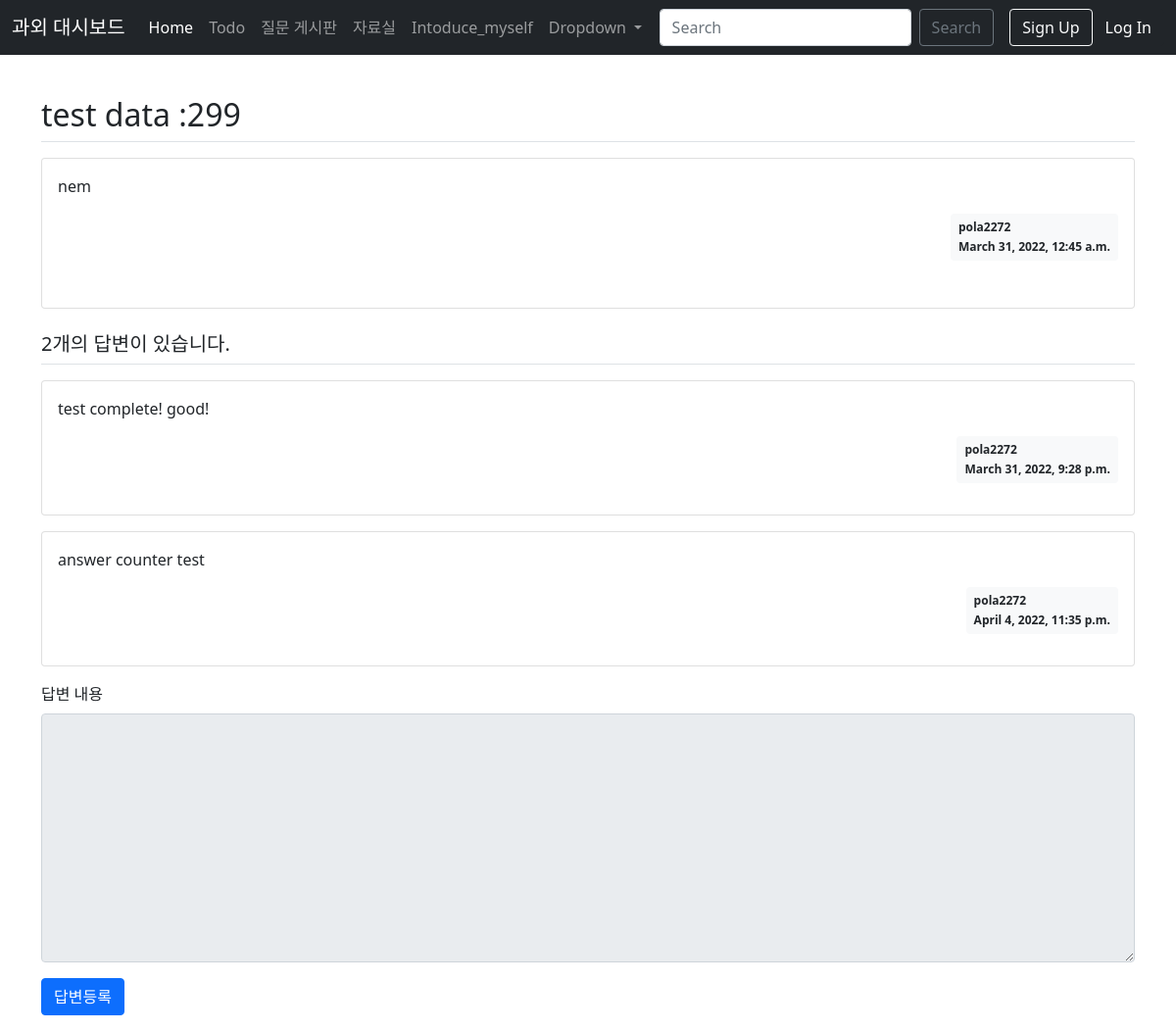
The app's page /board/305/, older data.
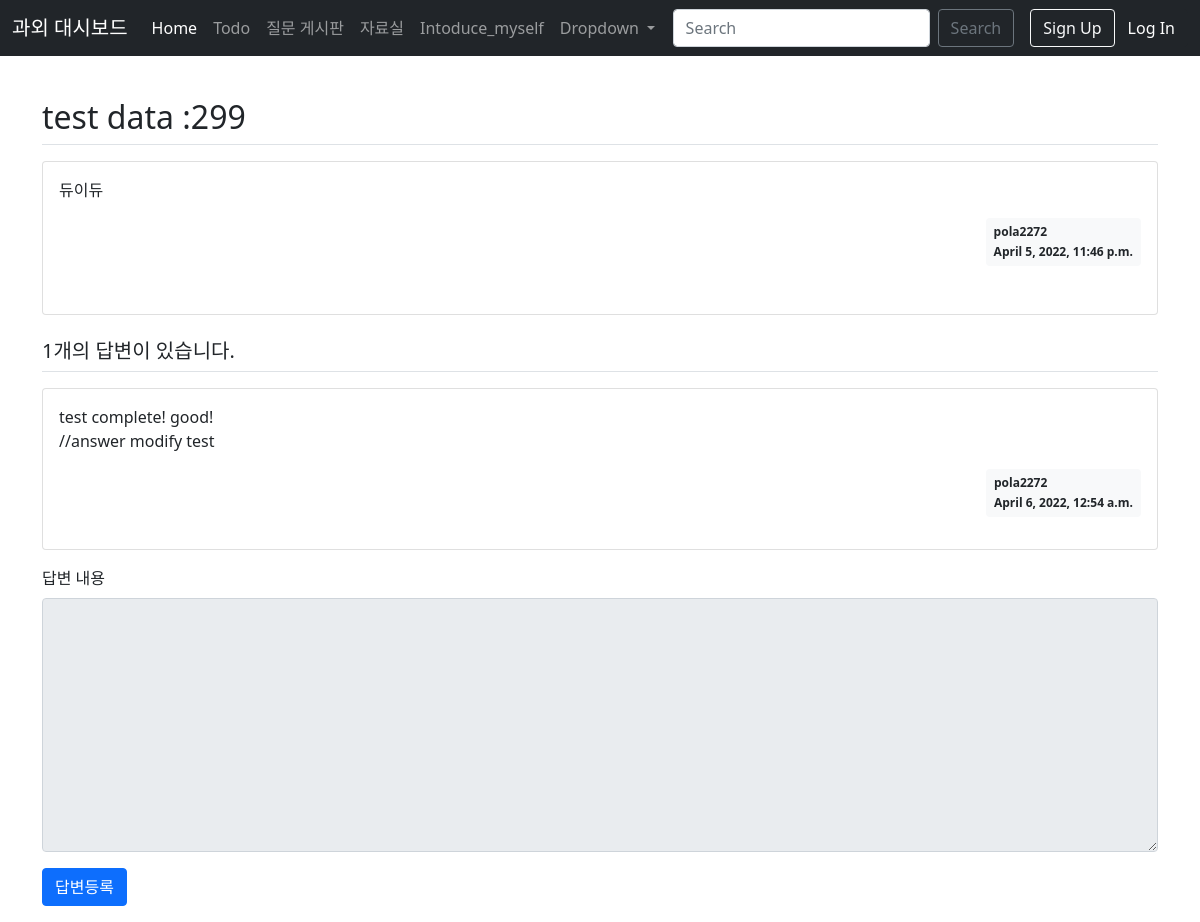
The same page, newer data.
### board/models.py (models this page shows, shortened)
class Question(models.Model):
    subject = models.CharField(max_length=200, verbose_name='질문제목')
    content = models.TextField(verbose_name='질문내용')
    create_date = models.DateTimeField(auto_now=True, verbose_name='작성일시')
    author = models.ForeignKey(User, on_delete=models.CASCADE)
    modify_date = models.DateTimeField(auto_now=True)

class Answer(models.Model):
    question = models.ForeignKey(Question, on_delete=models.CASCADE, verbose_name='답변제목')
    content = models.TextField(verbose_name='답변내용')
    create_date = models.DateTimeField(auto_now=True, verbose_name='작성일시')
    author = models.ForeignKey(User, on_delete=models.CASCADE)
    modify_date = models.DateTimeField(auto_now=True)

### board/views.py (the view)
# urls.py: path('<int:question_id>/', detail, name='detail'),
def detail(request, question_id):
    question = get_object_or_404(Question, pk=question_id)
    context = {'question': question}
    return render(request, 'board/question_detail.html', context)

### board/templatetags/board_filter.py (called while the page is built)
@register.filter
def mark(value):
    extensions = ["nl2br", "fenced_code"]
    return mark_safe(markdown.markdown(value, extensions=extensions))

### board/templates/board/question_detail.html (shortened to what this page needs)
{%extends 'base.html' %}
{% load board_filter %}
{% block content %}
<div class="container">
    <h2 class="border-bottom py-2">{{ question.subject }}</h2>
        <div class="card my-3">
            <div class="card-body">
                <div class="card-text">{{ question.content|mark }}
                </div>
                <div class="d-flex justify-content-end">
                <div class="badge bg-light text-dark p-2 text-start">
                     <div class="mb-2">{{ question.author.username }}</div>
                     <div>{{ question.create_date }}</div>
                </div>
                </div>
            </div>
</div>
    <h5 class="border-bottom my-3 py-2">{{question.answer_set.count }}개의 답변이 있습니다.</h5>
            {% for answer in question.answer_set.all %}
            <div class="card my-3">
                <div class="card-body">
                    <div class="card-text">{{ answer.content|mark }}</div>
                    <div class="d-flex justify-content-end">
                        <div class="badge bg-light text-dark p-2 text-start">
                            <div class="mb-2">{{ answer.author.username }}</div>
                            <div>{{ answer.create_date }}</div>
                        </div>
                    </div>
                </div>
            </div>
            {% endfor %}
    <form action="{% url 'board:answer_create' question.id %}" method="post" class="my-3">
    <div class="form-group">
        <label for="content" class="form-label">답변 내용</label>
        <textarea {% if not user.is_authenticated %}disabled{% endif %}
        name="content" id="content" class="form-control" rows="10"></textarea>
    </div>
    <input type="submit" value="답변등록" class="btn btn-primary pull-right mt-3">
    </form>
</div>
{% endblock %}

### templates/base.html (shortened to what this page needs)
<!DOCTYPE html>
<html lang="ko">
<head>
    <link href="https://cdn.jsdelivr.net/npm/bootstrap@5.1.3/dist/css/bootstrap.min.css" rel="stylesheet">
{% load socialaccount %}
</head>
<body style="padding-top:90px;">
    <nav class="navbar navbar-expand-lg navbar-dark bg-dark fixed-top">
        <div class="container-fluid">
          <a class="navbar-brand" href="#">과외 대시보드</a>
          <div class="collapse navbar-collapse" id="navbarSupportedContent">
            <ul class="navbar-nav me-auto mb-2 mb-lg-0">
              <li class="nav-item">
                <a class="nav-link active" aria-current="page" href="{% url 'home' %}">Home</a>
              </li>
              <li class="nav-item">
                <a class="nav-link" href="{% url 'todo:index' %}">Todo</a>
              </li>
              <li class="nav-item">
                <a class="nav-link" href="{% url 'board:index' %}">질문 게시판</a>
              </li>
              <li class="nav-item">
                <a class="nav-link" href="{% url 'todo:index' %}">자료실</a>
              </li>
              <li class="nav-item">
                <a class="nav-link" href="{% url 'todo:index' %}">Intoduce_myself</a>
              </li>
              <li class="nav-item dropdown">
                <a class="nav-link dropdown-toggle" href="#" id="navbarDropdown" role="button" data-bs-toggle="dropdown" aria-expanded="false">
                  Dropdown
                </a>
              </li>
            </ul>
            <form class="d-flex">
              <input class="form-control me-2" type="search" placeholder="Search" aria-label="Search">
              <button class="btn btn-outline-secondary" type="submit">Search</button>
            </form><script src="https://cdn.jsdelivr.net/npm/bootstrap@5.1.3/dist/js/bootstrap.bundle.min.js"></script>
             {% if user.is_authenticated %}
            <button type="button" class="btn btn-dark" onclick="location.href='{% url 'common:logout' %}'">Log Out</button>
            {% else%}
            <button type="button" class="btn btn-outline-light" onclick="location.href='{% url 'common:signup' %}'">Sign Up</button>
            <button type="button" class="btn btn-dark" onclick="location.href='{% url 'common:login' %}'">Log In</button>
           {% endif %}
          </nav>
            {% block content %}{% endblock %}
    </body>
</html>

Row changes from the older to the newer data that the page shows:
removed Answer: content|mark "answer counter test", author.username "pola2272", create_date "April 4, 2022, 11:35 p.m."
changed Question "test data :299": content|mark "nem" → "듀이듀"; create_date "March 31, 2022, 12:45 a.m." → "April 5, 2022, 11:46 p.m."; answer_set.count "2" → "1"
changed Answer "pola2272": content|mark "test complete! good!" → "test complete! good! //answer modify test"; create_date "March 31, 2022, 9:28 p.m." → "April 6, 2022, 12:54 a.m."
